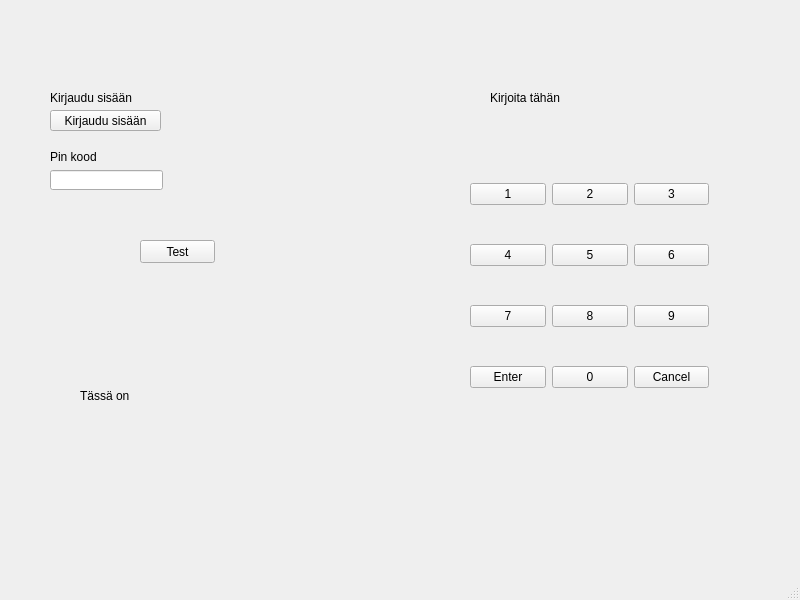
<?xml version="1.0" encoding="UTF-8"?>
<ui version="4.0">
 <class>MainWindow</class>
 <widget class="QMainWindow" name="MainWindow">
  <property name="geometry">
   <rect>
    <x>0</x>
    <y>0</y>
    <width>800</width>
    <height>600</height>
   </rect>
  </property>
  <property name="windowTitle">
   <string>MainWindow</string>
  </property>
  <widget class="QWidget" name="centralwidget">
   <widget class="QLabel" name="label">
    <property name="geometry">
     <rect>
      <x>50</x>
      <y>90</y>
      <width>141</width>
      <height>16</height>
     </rect>
    </property>
    <property name="text">
     <string>Kirjaudu sisään</string>
    </property>
   </widget>
   <widget class="QLabel" name="label_2">
    <property name="geometry">
     <rect>
      <x>490</x>
      <y>90</y>
      <width>121</width>
      <height>16</height>
     </rect>
    </property>
    <property name="text">
     <string>Kirjoita tähän</string>
    </property>
   </widget>
   <widget class="QWidget" name="gridLayoutWidget">
    <property name="geometry">
     <rect>
      <x>470</x>
      <y>150</y>
      <width>239</width>
      <height>271</height>
     </rect>
    </property>
    <layout class="QGridLayout" name="gridLayout">
     <item row="0" column="0">
      <widget class="QPushButton" name="pushButton">
       <property name="text">
        <string>1</string>
       </property>
      </widget>
     </item>
     <item row="1" column="1">
      <widget class="QPushButton" name="pushButton_5">
       <property name="text">
        <string>5</string>
       </property>
      </widget>
     </item>
     <item row="0" column="2">
      <widget class="QPushButton" name="pushButton_3">
       <property name="text">
        <string>3</string>
       </property>
      </widget>
     </item>
     <item row="2" column="1">
      <widget class="QPushButton" name="pushButton_8">
       <property name="text">
        <string>8</string>
       </property>
      </widget>
     </item>
     <item row="2" column="2">
      <widget class="QPushButton" name="pushButton_9">
       <property name="text">
        <string>9</string>
       </property>
      </widget>
     </item>
     <item row="2" column="0">
      <widget class="QPushButton" name="pushButton_7">
       <property name="text">
        <string>7</string>
       </property>
      </widget>
     </item>
     <item row="1" column="0">
      <widget class="QPushButton" name="pushButton_4">
       <property name="text">
        <string>4</string>
       </property>
      </widget>
     </item>
     <item row="0" column="1">
      <widget class="QPushButton" name="pushButton_2">
       <property name="text">
        <string>2</string>
       </property>
      </widget>
     </item>
     <item row="1" column="2">
      <widget class="QPushButton" name="pushButton_6">
       <property name="text">
        <string>6</string>
       </property>
      </widget>
     </item>
     <item row="3" column="1">
      <widget class="QPushButton" name="pushButton_10">
       <property name="text">
        <string>0</string>
       </property>
      </widget>
     </item>
     <item row="3" column="0">
      <widget class="QPushButton" name="pushButton_Enter">
       <property name="text">
        <string>Enter</string>
       </property>
      </widget>
     </item>
     <item row="3" column="2">
      <widget class="QPushButton" name="pushButton_Cancel">
       <property name="text">
        <string>Cancel</string>
       </property>
      </widget>
     </item>
    </layout>
   </widget>
   <widget class="QPushButton" name="pushButton_11">
    <property name="geometry">
     <rect>
      <x>140</x>
      <y>240</y>
      <width>75</width>
      <height>23</height>
     </rect>
    </property>
    <property name="text">
     <string>Test</string>
    </property>
   </widget>
   <widget class="QLabel" name="label_3">
    <property name="geometry">
     <rect>
      <x>80</x>
      <y>320</y>
      <width>201</width>
      <height>151</height>
     </rect>
    </property>
    <property name="text">
     <string>Tässä on</string>
    </property>
   </widget>
   <widget class="QPushButton" name="pushButton_LogIn">
    <property name="geometry">
     <rect>
      <x>50</x>
      <y>110</y>
      <width>111</width>
      <height>21</height>
     </rect>
    </property>
    <property name="text">
     <string>Kirjaudu sisään</string>
    </property>
   </widget>
   <widget class="QLineEdit" name="lineEdit">
    <property name="geometry">
     <rect>
      <x>50</x>
      <y>170</y>
      <width>113</width>
      <height>20</height>
     </rect>
    </property>
   </widget>
   <widget class="QLabel" name="label_4">
    <property name="geometry">
     <rect>
      <x>50</x>
      <y>150</y>
      <width>47</width>
      <height>13</height>
     </rect>
    </property>
    <property name="text">
     <string>Pin koodi</string>
    </property>
   </widget>
  </widget>
  <widget class="QMenuBar" name="menubar">
   <property name="geometry">
    <rect>
     <x>0</x>
     <y>0</y>
     <width>800</width>
     <height>21</height>
    </rect>
   </property>
  </widget>
  <widget class="QStatusBar" name="statusbar"/>
 </widget>
 <resources/>
 <connections/>
</ui>
